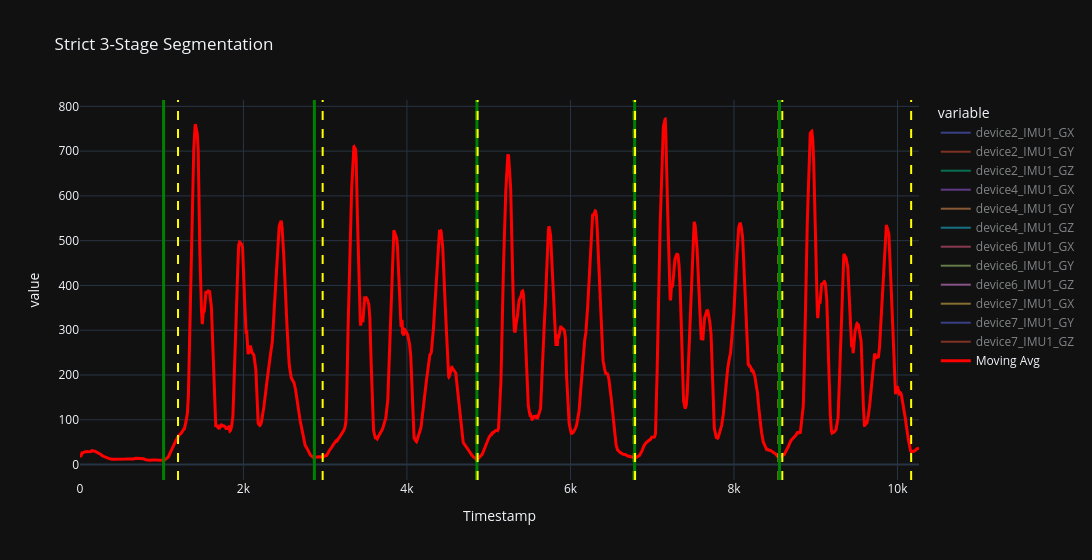

Source (notebook cell):
### Code cell
# Usage loop:
for i in [f"experiments_0004",f"experiments_0006"]:
    exp_id = i
    print(f"Processing {exp_id}...")
    df_ = store.get_entry_raw_data("experiments", exp_id)
    # You can change the window size here if needed (e.g., segmentation(df_, window=20))
    segmentation(df_)

### Figure 1 — Plotly figure (JSON) as saved in the notebook; plotly's stock layout.template omitted (floating-point values rounded to 4 significant figures; data arrays with more than 128 entries replaced by an {"elided": "..."} marker saying what was removed)
{"data": [{"hovertemplate": "variable=device2_IMU1_GX<br>Timestamp=%{x}<br>value=%{y}<extra></extra>", "legendgroup": "device2_IMU1_GX", "line": {"color": "#636efa", "dash": "solid"}, "marker": {"symbol": "circle"}, "mode": "lines", "name": "device2_IMU1_GX", "showlegend": true, "type": "scattergl", "visible": "legendonly", "x": {"elided": "10263 int values"}, "xaxis": "x", "y": {"elided": "10263 float values"}, "yaxis": "y"}, {"hovertemplate": "variable=device2_IMU1_GY<br>Timestamp=%{x}<br>value=%{y}<extra></extra>", "legendgroup": "device2_IMU1_GY", "line": {"color": "#EF553B", "dash": "solid"}, "marker": {"symbol": "circle"}, "mode": "lines", "name": "device2_IMU1_GY", "showlegend": true, "type": "scattergl", "visible": "legendonly", "x": {"elided": "10263 int values"}, "xaxis": "x", "y": {"elided": "10263 float values"}, "yaxis": "y"}, {"hovertemplate": "variable=device2_IMU1_GZ<br>Timestamp=%{x}<br>value=%{y}<extra></extra>", "legendgroup": "device2_IMU1_GZ", "line": {"color": "#00cc96", "dash": "solid"}, "marker": {"symbol": "circle"}, "mode": "lines", "name": "device2_IMU1_GZ", "showlegend": true, "type": "scattergl", "visible": "legendonly", "x": {"elided": "10263 int values"}, "xaxis": "x", "y": {"elided": "10263 float values"}, "yaxis": "y"}, {"hovertemplate": "variable=device4_IMU1_GX<br>Timestamp=%{x}<br>value=%{y}<extra></extra>", "legendgroup": "device4_IMU1_GX", "line": {"color": "#ab63fa", "dash": "solid"}, "marker": {"symbol": "circle"}, "mode": "lines", "name": "device4_IMU1_GX", "showlegend": true, "type": "scattergl", "visible": "legendonly", "x": {"elided": "10263 int values"}, "xaxis": "x", "y": {"elided": "10263 float values"}, "yaxis": "y"}, {"hovertemplate": "variable=device4_IMU1_GY<br>Timestamp=%{x}<br>value=%{y}<extra></extra>", "legendgroup": "device4_IMU1_GY", "line": {"color": "#FFA15A", "dash": "solid"}, "marker": {"symbol": "circle"}, "mode": "lines", "name": "device4_IMU1_GY", "showlegend": true, "type": "scattergl", "visible": "legendonly", "x": {"elided": "10263 int values"}, "xaxis": "x", "y": {"elided": "10263 float values"}, "yaxis": "y"}, {"hovertemplate": "variable=device4_IMU1_GZ<br>Timestamp=%{x}<br>value=%{y}<extra></extra>", "legendgroup": "device4_IMU1_GZ", "line": {"color": "#19d3f3", "dash": "solid"}, "marker": {"symbol": "circle"}, "mode": "lines", "name": "device4_IMU1_GZ", "showlegend": true, "type": "scattergl", "visible": "legendonly", "x": {"elided": "10263 int values"}, "xaxis": "x", "y": {"elided": "10263 float values"}, "yaxis": "y"}, {"hovertemplate": "variable=device6_IMU1_GX<br>Timestamp=%{x}<br>value=%{y}<extra></extra>", "legendgroup": "device6_IMU1_GX", "line": {"color": "#FF6692", "dash": "solid"}, "marker": {"symbol": "circle"}, "mode": "lines", "name": "device6_IMU1_GX", "showlegend": true, "type": "scattergl", "visible": "legendonly", "x": {"elided": "10263 int values"}, "xaxis": "x", "y": {"elided": "10263 int values"}, "yaxis": "y"}, {"hovertemplate": "variable=device6_IMU1_GY<br>Timestamp=%{x}<br>value=%{y}<extra></extra>", "legendgroup": "device6_IMU1_GY", "line": {"color": "#B6E880", "dash": "solid"}, "marker": {"symbol": "circle"}, "mode": "lines", "name": "device6_IMU1_GY", "showlegend": true, "type": "scattergl", "visible": "legendonly", "x": {"elided": "10263 int values"}, "xaxis": "x", "y": {"elided": "10263 int values"}, "yaxis": "y"}, {"hovertemplate": "variable=device6_IMU1_GZ<br>Timestamp=%{x}<br>value=%{y}<extra></extra>", "legendgroup": "device6_IMU1_GZ", "line": {"color": "#FF97FF", "dash": "solid"}, "marker": {"symbol": "circle"}, "mode": "lines", "name": "device6_IMU1_GZ", "showlegend": true, "type": "scattergl", "visible": "legendonly", "x": {"elided": "10263 int values"}, "xaxis": "x", "y": {"elided": "10263 int values"}, "yaxis": "y"}, {"hovertemplate": "variable=device7_IMU1_GX<br>Timestamp=%{x}<br>value=%{y}<extra></extra>", "legendgroup": "device7_IMU1_GX", "line": {"color": "#FECB52", "dash": "solid"}, "marker": {"symbol": "circle"}, "mode": "lines", "name": "device7_IMU1_GX", "showlegend": true, "type": "scattergl", "visible": "legendonly", "x": {"elided": "10263 int values"}, "xaxis": "x", "y": {"elided": "10263 float values"}, "yaxis": "y"}, {"hovertemplate": "variable=device7_IMU1_GY<br>Timestamp=%{x}<br>value=%{y}<extra></extra>", "legendgroup": "device7_IMU1_GY", "line": {"color": "#636efa", "dash": "solid"}, "marker": {"symbol": "circle"}, "mode": "lines", "name": "device7_IMU1_GY", "showlegend": true, "type": "scattergl", "visible": "legendonly", "x": {"elided": "10263 int values"}, "xaxis": "x", "y": {"elided": "10263 float values"}, "yaxis": "y"}, {"hovertemplate": "variable=device7_IMU1_GZ<br>Timestamp=%{x}<br>value=%{y}<extra></extra>", "legendgroup": "device7_IMU1_GZ", "line": {"color": "#EF553B", "dash": "solid"}, "marker": {"symbol": "circle"}, "mode": "lines", "name": "device7_IMU1_GZ", "showlegend": true, "type": "scattergl", "visible": "legendonly", "x": {"elided": "10263 int values"}, "xaxis": "x", "y": {"elided": "10263 float values"}, "yaxis": "y"}, {"line": {"color": "red", "width": 3}, "mode": "lines", "name": "Moving Avg", "type": "scatter", "x": {"elided": "10263 int values"}, "y": {"elided": "10263 float values"}}], "layout": {"legend": {"title": {"text": "variable"}, "tracegroupgap": 0}, "shapes": [{"line": {"color": "green", "width": 3}, "type": "line", "x0": 1023, "x1": 1023, "xref": "x", "y0": 0, "y1": 1, "yref": "y domain"}, {"line": {"color": "yellow", "dash": "dash", "width": 2}, "type": "line", "x0": 1200, "x1": 1200, "xref": "x", "y0": 0, "y1": 1, "yref": "y domain"}, {"line": {"color": "yellow", "dash": "dash", "width": 2}, "type": "line", "x0": 2863, "x1": 2863, "xref": "x", "y0": 0, "y1": 1, "yref": "y domain"}, {"line": {"color": "green", "width": 3}, "type": "line", "x0": 2868, "x1": 2868, "xref": "x", "y0": 0, "y1": 1, "yref": "y domain"}, {"line": {"color": "yellow", "dash": "dash", "width": 2}, "type": "line", "x0": 2969, "x1": 2969, "xref": "x", "y0": 0, "y1": 1, "yref": "y domain"}, {"line": {"color": "yellow", "dash": "dash", "width": 2}, "type": "line", "x0": 4853, "x1": 4853, "xref": "x", "y0": 0, "y1": 1, "yref": "y domain"}, {"line": {"color": "green", "width": 3}, "type": "line", "x0": 4856, "x1": 4856, "xref": "x", "y0": 0, "y1": 1, "yref": "y domain"}, {"line": {"color": "yellow", "dash": "dash", "width": 2}, "type": "line", "x0": 4864, "x1": 4864, "xref": "x", "y0": 0, "y1": 1, "yref": "y domain"}, {"line": {"color": "yellow", "dash": "dash", "width": 2}, "type": "line", "x0": 6775, "x1": 6775, "xref": "x", "y0": 0, "y1": 1, "yref": "y domain"}, {"line": {"color": "green", "width": 3}, "type": "line", "x0": 6785, "x1": 6785, "xref": "x", "y0": 0, "y1": 1, "yref": "y domain"}, {"line": {"color": "yellow", "dash": "dash", "width": 2}, "type": "line", "x0": 6790, "x1": 6790, "xref": "x", "y0": 0, "y1": 1, "yref": "y domain"}, {"line": {"color": "yellow", "dash": "dash", "width": 2}, "type": "line", "x0": 8546, "x1": 8546, "xref": "x", "y0": 0, "y1": 1, "yref": "y domain"}, {"line": {"color": "green", "width": 3}, "type": "line", "x0": 8556, "x1": 8556, "xref": "x", "y0": 0, "y1": 1, "yref": "y domain"}, {"line": {"color": "yellow", "dash": "dash", "width": 2}, "type": "line", "x0": 8591, "x1": 8591, "xref": "x", "y0": 0, "y1": 1, "yref": "y domain"}, {"line": {"color": "yellow", "dash": "dash", "width": 2}, "type": "line", "x0": 10167, "x1": 10167, "xref": "x", "y0": 0, "y1": 1, "yref": "y domain"}], "title": {"text": "Strict 3-Stage Segmentation"}, "width": 1500, "xaxis": {"anchor": "y", "domain": [0, 1], "title": {"text": "Timestamp"}}, "yaxis": {"anchor": "x", "domain": [0, 1], "title": {"text": "value"}}}}
